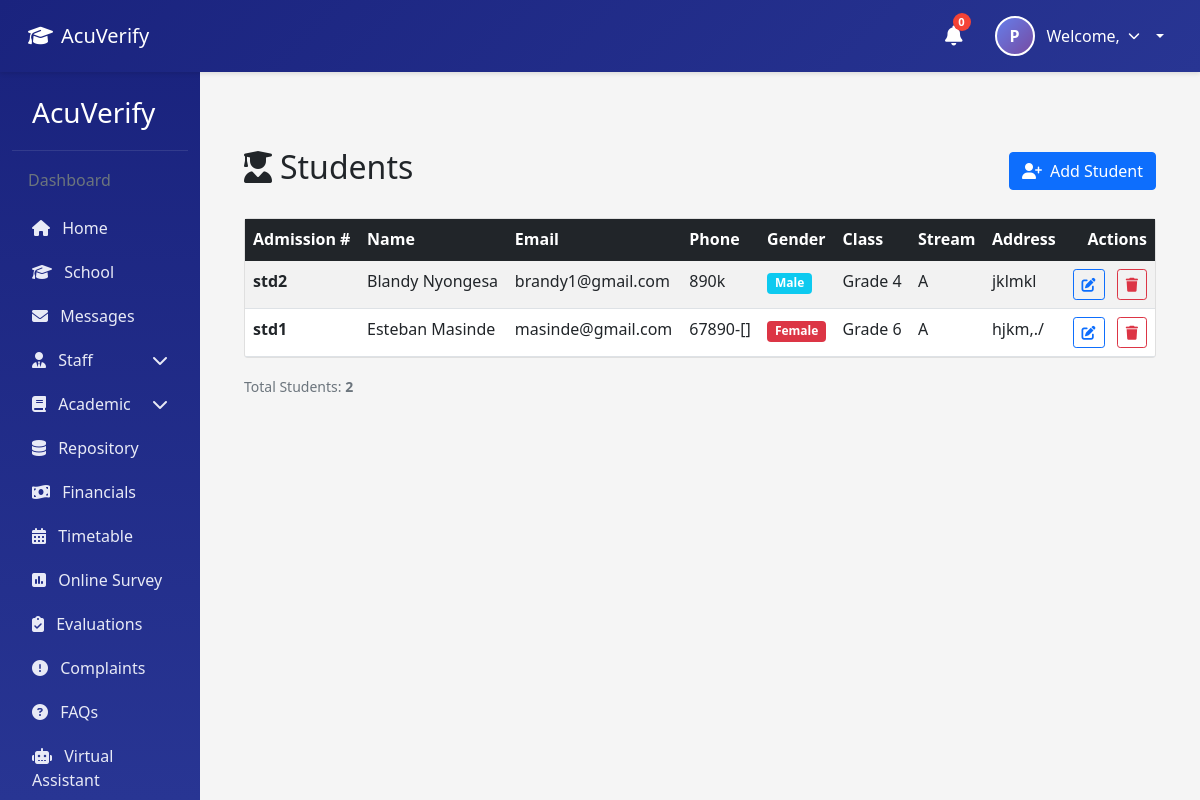
The app's page /students/ (signed in) with its own data.
### AcuVerifyapp/models.py (models this page shows, shortened)
class Students(models.Model):
    GENDER_CHOICES = [
        ('M', 'Male'),
        ('F', 'Female'),
    ]
    id=models.AutoField(primary_key=True)
    admission_number=models.CharField(max_length=50, unique=True, blank=True)  # Auto-generated during registration
    fname=models.CharField(max_length=255)
    lname=models.CharField(max_length=255)
    email=models.EmailField(max_length=255, validators=[EmailValidator()], blank=True, null=True)
    phone_number=models.CharField(max_length=20, blank=True, null=True)
    date_of_birth=models.DateField(null=True, blank=True)
    gender=models.CharField(max_length=1, choices=GENDER_CHOICES)
    profile_pic=models.ImageField(upload_to='student_profiles/', blank=True, null=True)  # Use ImageField for file uploads
    class_id=models.ForeignKey(Classes, on_delete=models.CASCADE, related_name='students')
    stream_id=models.ForeignKey(Streams, on_delete=models.CASCADE, related_name='students')
    address=models.TextField()
    created_at=models.DateTimeField(auto_now_add=True)
    updated_at=models.DateTimeField(auto_now=True)
    objects = models.Manager()
    class Meta:
        verbose_name_plural = "Students"

class Classes(models.Model):
    class_name=models.CharField(max_length=255)  # e.g., "Form 1", "Grade 7", "Class 3"
    education_level=models.ForeignKey(EducationLevel, on_delete=models.CASCADE, null=True, blank=True)
    created_at=models.DateTimeField(auto_now_add=True)
    updated_at=models.DateTimeField(auto_now=True)
    objects = models.Manager()

class Streams(models.Model):
    id=models.AutoField(primary_key=True)
    stream_name=models.CharField(max_length=255)  # e.g., "A", "B", "C", "East", "West"
    class_id=models.ForeignKey(Classes, on_delete=models.CASCADE, related_name='streams')
    created_at=models.DateTimeField(auto_now_add=True)
    updated_at=models.DateTimeField(auto_now=True)
    objects = models.Manager()
    class Meta:
        unique_together = [['class_id', 'stream_name']]

### AcuVerifyapp/views.py (the view)
# urls.py: path('students/', views.student_list, name='student_list'),
@login_required
def student_list(request):
        students = Students.objects.all().order_by('fname', 'lname')
        return render(request, 'student_list.html', {'students': students})

### AcuVerifyapp/templates/student_list.html (shortened to what this page needs)
{% extends "base.html" %}
{% load static %}
{% block content %}
<div class="container-fluid mt-5 pt-4">
  <div class="d-flex justify-content-between align-items-center mb-4">
    <h2><i class="fas fa-user-graduate me-2"></i>Students</h2>
    <a href="{% url 'register_student' %}" class="btn btn-primary">
      <i class="fas fa-user-plus me-2"></i>Add Student
    </a>
  </div>
  {% if students %}
  <div class="card">
    <div class="table-responsive">
      <table class="table table-striped table-hover mb-0">
        <thead class="table-dark">
          <tr>
            <th>Admission #</th>
            <th>Name</th>
            <th>Email</th>
            <th>Phone</th>
            <th>Gender</th>
            <th>Class</th>
            <th>Stream</th>
            <th>Address</th>
            <th class="text-end">Actions</th>
          </tr>
        </thead>
        <tbody>
          {% for student in students %}
          <tr>
            <td><strong>{{ student.admission_number }}</strong></td>
            <td>{{ student.fname }} {{ student.lname }}</td>
            <td>{{ student.email|default:"-" }}</td>
            <td>{{ student.phone_number|default:"-" }}</td>
            <td>
              {% if student.gender == "M" %}
                <span class="badge bg-info">Male</span>
              {% elif student.gender == "F" %}
                <span class="badge bg-danger">Female</span>
              {% else %}
                <span class="badge bg-secondary">-</span>
              {% endif %}
            </td>
            <td>{{ student.class_id.class_name }}</td>
            <td>{{ student.stream_id.stream_name }}</td>
            <td>{{ student.address|truncatewords:5 }}</td>
            <td class="text-end">
              <a href="{% url 'edit_student' student.id %}" class="btn btn-sm btn-outline-primary me-2" title="Edit">
                <i class="fas fa-edit"></i>
              </a>
              <form action="{% url 'delete_student' student.id %}" method="post" class="d-inline">
                <button type="submit" class="btn btn-sm btn-outline-danger" onclick="return confirm('Are you sure you want to delete {{ student.fname }} {{ student.lname }}?');" title="Delete">
                  <i class="fas fa-trash"></i>
                </button>
              </form>
            </td>
          </tr>
          {% endfor %}
        </tbody>
      </table>
    </div>
  </div>
  <div class="mt-3">
    <small class="text-muted">Total Students: <strong>{{ students|length }}</strong></small>
  </div>
  {% endif %}
</div>
{% endblock %}

### AcuVerifyapp/templates/base.html (style rules this page uses)
:root { --primary-color: #1a237e; --secondary-color: #283593; --accent-color: #3949ab; }
body { font-family: 'Segoe UI', Tahoma, Geneva, Verdana, sans-serif; background-color: #f5f5f5; padding-top: 56px; }

### records on screen
Students: admission_number "std2", fname "Blandy", lname "Nyongesa", email "brandy1@gmail.com", phone_number "890k", gender "Male", class_id.class_name "Grade 4", stream_id.stream_name "A", address "jklmkl"
Students: admission_number "std1", fname "Esteban", lname "Masinde", email "masinde@gmail.com", phone_number "67890-[]", gender "Female", class_id.class_name "Grade 6", stream_id.stream_name "A", address "hjkm,./"

### other values on screen
{{ profile_initials }} "P"
{{ students|length }} "2"
